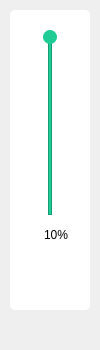
<?xml version="1.0" encoding="UTF-8"?>
<ui version="4.0">
 <class>VolumeTool</class>
 <widget class="QWidget" name="VolumeTool">
  <property name="geometry">
   <rect>
    <x>0</x>
    <y>0</y>
    <width>100</width>
    <height>350</height>
   </rect>
  </property>
  <property name="windowTitle">
   <string>Form</string>
  </property>
  <widget class="QWidget" name="volumeWidget" native="true">
   <property name="geometry">
    <rect>
     <x>10</x>
     <y>10</y>
     <width>80</width>
     <height>300</height>
    </rect>
   </property>
   <property name="styleSheet">
    <string notr="true">#volumeWidget
{
	background-color:#ffffff;
	border-radius:5px;

}</string>
   </property>
   <widget class="QPushButton" name="silenceBtn">
    <property name="geometry">
     <rect>
      <x>0</x>
      <y>250</y>
      <width>80</width>
      <height>45</height>
     </rect>
    </property>
    <property name="minimumSize">
     <size>
      <width>80</width>
      <height>45</height>
     </size>
    </property>
    <property name="maximumSize">
     <size>
      <width>80</width>
      <height>45</height>
     </size>
    </property>
    <property name="styleSheet">
     <string notr="true">#silenceBtn
{
	border:none;

}
#silenceBtn::hover
{
	background-color:#F0F0F0;
}</string>
    </property>
    <property name="text">
     <string/>
    </property>
   </widget>
   <widget class="QLabel" name="volumeRatio">
    <property name="geometry">
     <rect>
      <x>10</x>
      <y>210</y>
      <width>72</width>
      <height>30</height>
     </rect>
    </property>
    <property name="minimumSize">
     <size>
      <width>0</width>
      <height>30</height>
     </size>
    </property>
    <property name="maximumSize">
     <size>
      <width>16777215</width>
      <height>30</height>
     </size>
    </property>
    <property name="text">
     <string>10%</string>
    </property>
    <property name="alignment">
     <set>Qt::AlignCenter</set>
    </property>
   </widget>
   <widget class="QWidget" name="sliderBox" native="true">
    <property name="geometry">
     <rect>
      <x>0</x>
      <y>0</y>
      <width>80</width>
      <height>225</height>
     </rect>
    </property>
    <widget class="QFrame" name="inSlider">
     <property name="geometry">
      <rect>
       <x>38</x>
       <y>25</y>
       <width>4</width>
       <height>180</height>
      </rect>
     </property>
     <property name="styleSheet">
      <string notr="true">#inSlider
{
	background-color:#ECECEC;
}</string>
     </property>
     <property name="frameShape">
      <enum>QFrame::StyledPanel</enum>
     </property>
     <property name="frameShadow">
      <enum>QFrame::Raised</enum>
     </property>
    </widget>
    <widget class="QFrame" name="outSlider">
     <property name="geometry">
      <rect>
       <x>38</x>
       <y>25</y>
       <width>4</width>
       <height>180</height>
      </rect>
     </property>
     <property name="styleSheet">
      <string notr="true">#outSlider
{
	background-color:#1ECC94;
}</string>
     </property>
     <property name="frameShape">
      <enum>QFrame::StyledPanel</enum>
     </property>
     <property name="frameShadow">
      <enum>QFrame::Raised</enum>
     </property>
    </widget>
    <widget class="QPushButton" name="sliderBtn">
     <property name="geometry">
      <rect>
       <x>33</x>
       <y>20</y>
       <width>14</width>
       <height>14</height>
      </rect>
     </property>
     <property name="minimumSize">
      <size>
       <width>14</width>
       <height>14</height>
      </size>
     </property>
     <property name="maximumSize">
      <size>
       <width>14</width>
       <height>14</height>
      </size>
     </property>
     <property name="styleSheet">
      <string notr="true">#sliderBtn
{
	background-color:#1ECC94;
	border-radius:7px;

}</string>
     </property>
     <property name="text">
      <string/>
     </property>
    </widget>
   </widget>
  </widget>
 </widget>
 <resources/>
 <connections/>
</ui>
